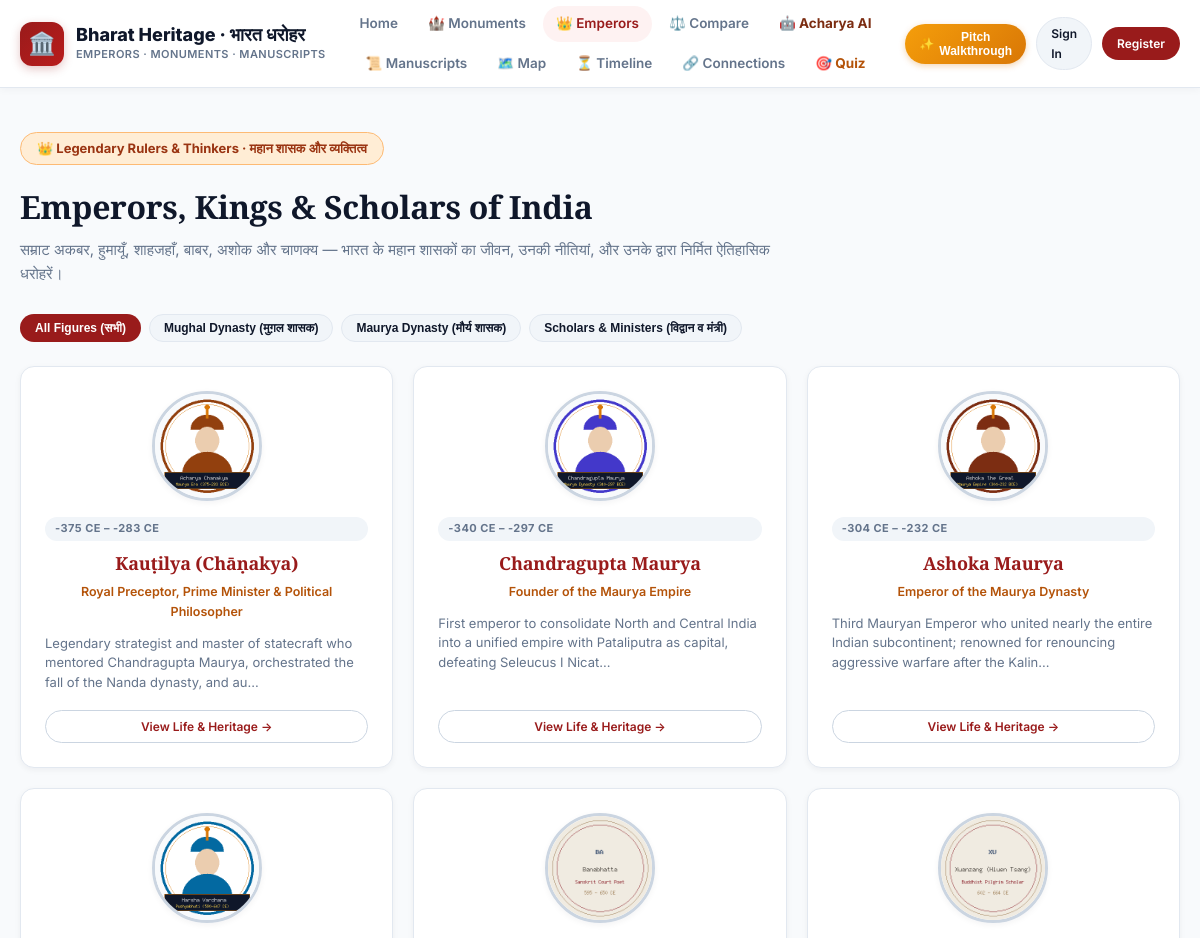
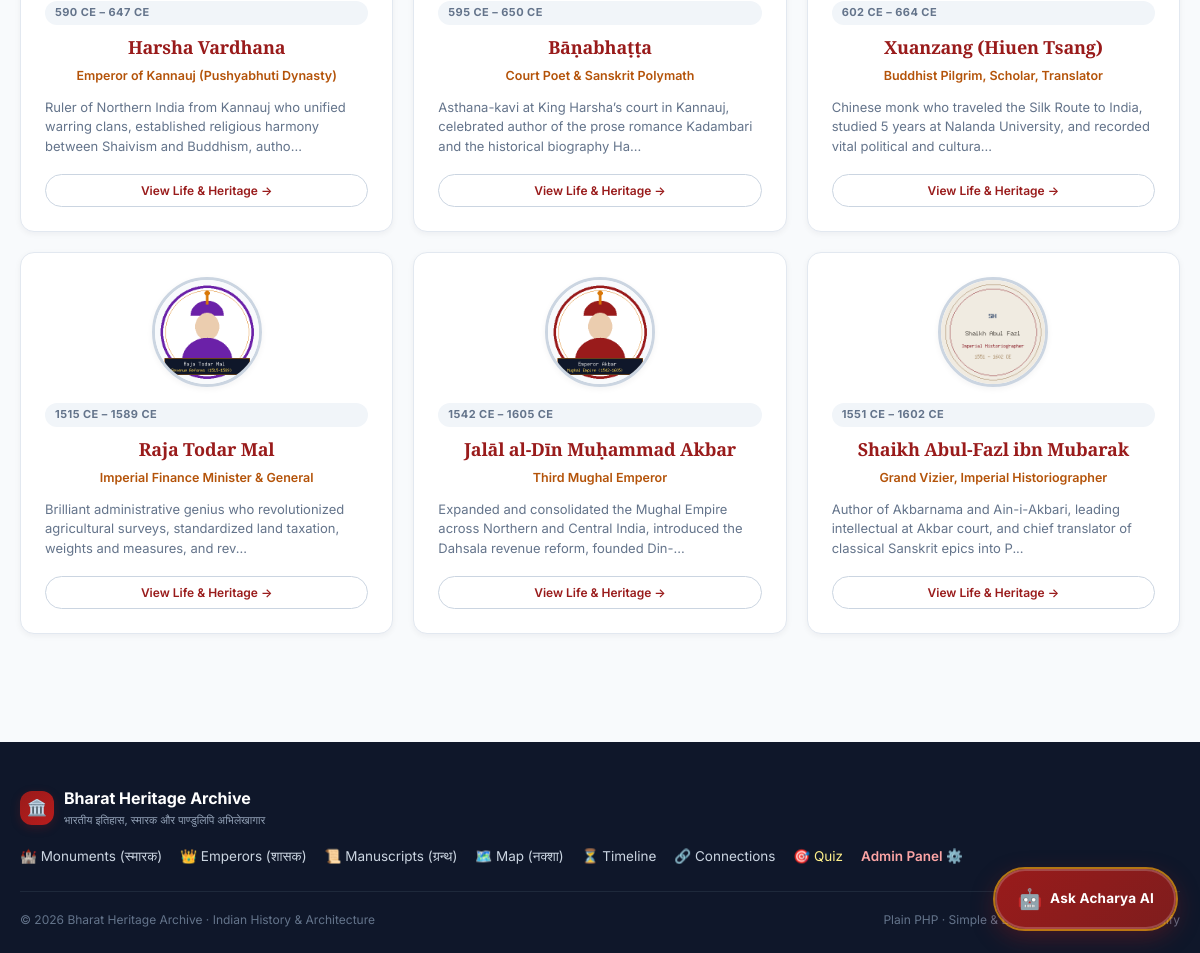
The app's page /persons.php with its own data (2 pictures, top to bottom).
### tables this page shows
CREATE TABLE IF NOT EXISTS `persons` (
  `id` INT UNSIGNED AUTO_INCREMENT PRIMARY KEY,
  `name` VARCHAR(180) NOT NULL,
  `alt_names` TEXT NULL,  
  `birth_year` INT NULL,
  `death_year` INT NULL,
  `role` VARCHAR(150) NOT NULL,  
  `bio` TEXT NULL,
  `portrait_url` VARCHAR(255) NULL,
  `created_at` DATETIME NOT NULL DEFAULT CURRENT_TIMESTAMP,
  INDEX `idx_person_name` (`name`)
);

### public/persons.php (the view, shortened to what this page needs)
<?php
$db = getDB();
$stmt = $db->query("SELECT * FROM persons ORDER BY birth_year ASC");
$persons = $stmt->fetchAll();
require_once __DIR__ . '/header.php';
?>
<div style="margin-bottom: 28px;">
    <div style="display: flex; justify-content: space-between; align-items: flex-start; flex-wrap: wrap; gap: 16px;">
        <div>
            <div class="hero-pill">
                👑 Legendary Rulers & Thinkers · महान शासक और व्यक्तित्व
            </div>
            <h1 style="font-size: 32px; color: var(--text-main); margin-bottom: 6px;">Emperors, Kings & Scholars of India</h1>
            <p style="color: var(--text-muted); font-size: 15px; max-width: 760px;">
                सम्राट अकबर, हुमायूँ, शाहजहाँ, बाबर, अशोक और चाणक्य — भारत के महान शासकों का जीवन, उनकी नीतियां, और उनके द्वारा निर्मित ऐतिहासिक धरोहरें।
            </p>
        </div>
    </div>
</div>
<div style="display: flex; gap: 8px; flex-wrap: wrap; margin-bottom: 24px;">
    <button class="btn btn-primary btn-sm filter-figure-btn active" onclick="filterFigures('all', this)">All Figures (सभी)</button>
    <button class="btn btn-secondary btn-sm filter-figure-btn" onclick="filterFigures('mughal', this)">Mughal Dynasty (मुग़ल शासक)</button>
    <button class="btn btn-secondary btn-sm filter-figure-btn" onclick="filterFigures('maurya', this)">Maurya Dynasty (मौर्य शासक)</button>
    <button class="btn btn-secondary btn-sm filter-figure-btn" onclick="filterFigures('classical', this)">Scholars & Ministers (विद्वान व मंत्री)</button>
</div>
<div class="clean-grid" style="grid-template-columns: repeat(auto-fill, minmax(280px, 1fr)); gap: 20px;">
    <?php foreach ($persons as $p): ?>
        <?php
            $dynastyTag = 'classical';
            if (stripos($p['role'], 'Mughal') !== false || in_array($p['id'], [6, 7, 8, 10, 11, 12, 13])) {
                $dynastyTag = 'mughal';
            } elseif (stripos($p['role'], 'Maurya') !== false || in_array($p['id'], [1, 2, 3])) {
                $dynastyTag = 'maurya';
            }
        ?>
        <div class="figure-card clean-manuscript-card" data-dynasty="<?= $dynastyTag ?>" style="padding: 24px; text-align: center; border-radius: var(--radius-md);">
            <div style="position: relative; width: 110px; height: 110px; margin: 0 auto 16px auto;">
                <img src="<?= htmlspecialchars($p['portrait_url'] ?: '/assets/img/persons/ashoka.png') ?>" alt="<?= htmlspecialchars($p['name']) ?>" style="width: 110px; height: 110px; border-radius: 50%; object-fit: cover; border: 3px solid #cbd5e1; box-shadow: var(--shadow-sm);">
            </div>
            <span class="badge" style="background: var(--bg-surface-alt); color: var(--text-muted); margin-bottom: 8px;">
                <?= $p['birth_year'] ? $p['birth_year'] . ' CE' : '' ?> – <?= $p['death_year'] ? $p['death_year'] . ' CE' : '' ?>
            </span>
            <h3 style="font-size: 18px; margin-bottom: 4px;">
                <a href="/person.php?id=<?= $p['id'] ?>"><?= htmlspecialchars($p['name']) ?></a>
            </h3>
            <div style="font-size: 12.5px; font-weight: 600; color: var(--accent-gold); margin-bottom: 12px;">
                <?= htmlspecialchars($p['role']) ?>
            </div>
            <p style="font-size: 13px; color: var(--text-muted); line-height: 1.5; margin-bottom: 18px; text-align: left; flex: 1;">
                <?= htmlspecialchars(substr($p['bio'] ?? '', 0, 130)) ?>...
            </p>
            <a href="/person.php?id=<?= $p['id'] ?>" class="btn btn-outline btn-sm" style="width: 100%;">
                View Life & Heritage →
            </a>
        </div>
    <?php endforeach; ?>
</div>
<?php require_once __DIR__ . '/footer.php'; ?>

### public/header.php (shortened to what this page needs)
<?php
$currentUser = $_SESSION['user'] ?? null;
$currentUri = parse_url($_SERVER['REQUEST_URI'] ?? '/', PHP_URL_PATH);
?>
<!DOCTYPE html>
<html lang="en">
<head>
    <link rel="stylesheet" href="https://unpkg.com/leaflet@1.9.4/dist/leaflet.css" />
    <link rel="stylesheet" href="https://unpkg.com/vis-timeline@7.7.3/styles/vis-timeline-graph2d.min.css">
    <link rel="stylesheet" href="/assets/css/style.css?v=<?= time() ?>">
</head>
<body>
    <header class="site-header">
        <div class="container">
            <div class="header-inner">
                <a href="/index.php" class="brand-area">
                    <div class="brand-emblem">🏛️</div>
                    <div class="brand-text">
                        <span class="brand-name">Bharat Heritage · भारत धरोहर</span>
                        <span class="brand-tagline">Emperors · Monuments · Manuscripts</span>
                    </div>
                </a>
                <nav class="main-nav">
                    <a href="/index.php" class="nav-link <?= in_array($currentUri, ['/', '/index.php', '']) ? 'active' : '' ?>">Home</a>
                    <a href="/monuments.php" class="nav-link <?= str_contains($currentUri, 'monument') ? 'active' : '' ?>">🏰 Monuments</a>
                    <a href="/persons.php" class="nav-link <?= str_contains($currentUri, 'person') ? 'active' : '' ?>">👑 Emperors</a>
                    <a href="/compare.php" class="nav-link <?= str_contains($currentUri, 'compare') ? 'active' : '' ?>">⚖️ Compare</a>
                    <a href="/assistant.php" class="nav-link <?= str_contains($currentUri, 'assistant') ? 'active' : '' ?>" style="color: #7c2d12; font-weight: 700;">🤖 Acharya AI</a>
                    <a href="/search.php" class="nav-link <?= str_contains($currentUri, 'search') || str_contains($currentUri, 'manuscript') ? 'active' : '' ?>">📜 Manuscripts</a>
                    <a href="/map.php" class="nav-link <?= str_contains($currentUri, 'map') ? 'active' : '' ?>">🗺️ Map</a>
                    <a href="/timeline.php" class="nav-link <?= str_contains($currentUri, 'timeline') ? 'active' : '' ?>">⏳ Timeline</a>
                    <a href="/graph.php" class="nav-link <?= str_contains($currentUri, 'graph') ? 'active' : '' ?>">🔗 Connections</a>
                    <a href="/quiz.php" class="nav-link <?= str_contains($currentUri, 'quiz') ? 'active' : '' ?>" style="color: var(--accent-gold); font-weight: 700;">🎯 Quiz</a>
                </nav>
                <div class="header-actions">
                    <button onclick="openPitchModal()" class="btn btn-sm" style="background: linear-gradient(135deg, #f59e0b, #d97706); color: #fff; border: none; font-weight: 700; box-shadow: 0 2px 6px rgba(217,119,6,0.3); display: flex; align-items: center; gap: 5px;">
                        <span>✨</span> Pitch Walkthrough
                    </button>
                    <?php if ($currentUser): ?>
                        <?php if (in_array($currentUser['role'] ?? '', ['researcher', 'admin'])): ?>
                            <a href="/admin.php" class="btn btn-primary btn-sm" style="background: #0f172a; border-color: #0f172a;">
                                ⚙️ Admin Panel
                            </a>
                        <?php endif; ?>
                        <span class="badge badge-verified" style="font-size: 11px; padding: 5px 12px;">
                            <?= htmlspecialchars(substr($currentUser['name'] ?? 'User', 0, 14)) ?>
                        </span>
                        <a href="/logout.php" class="btn btn-outline btn-sm">Sign Out</a>
                    <?php else: ?>
                        <a href="/login.php" class="btn btn-secondary btn-sm">Sign In</a>
                        <a href="/register.php" class="btn btn-primary btn-sm">Register</a>
                    <?php endif; ?>
                </div>
            </div>
        </div>
    </header>
    <main class="site-content">
        <div class="container">

### public/footer.php (shortened to what this page needs)
        </div>
    </main>
    <footer class="site-footer">
        <div class="container">
            <div style="display: flex; justify-content: space-between; align-items: center; flex-wrap: wrap; gap: 16px; margin-bottom: 24px;">
                <div style="display: flex; align-items: center; gap: 10px;">
                    <div class="brand-emblem" style="width: 34px; height: 34px; font-size: 16px;">🏛️</div>
                    <div>
                        <span style="color: #ffffff; font-weight: 700; font-size: 16px;">Bharat Heritage Archive</span>
                        <div style="font-size: 11px; color: #94a3b8;">भारतीय इतिहास, स्मारक और पाण्डुलिपि अभिलेखागार</div>
                    </div>
                </div>
                <div style="display: flex; gap: 18px; font-size: 13.5px; flex-wrap: wrap;">
                    <a href="/monuments.php" style="color: #cbd5e1;">🏰 Monuments (स्मारक)</a>
                    <a href="/persons.php" style="color: #cbd5e1;">👑 Emperors (शासक)</a>
                    <a href="/search.php" style="color: #cbd5e1;">📜 Manuscripts (ग्रन्थ)</a>
                    <a href="/map.php" style="color: #cbd5e1;">🗺️ Map (नक्शा)</a>
                    <a href="/timeline.php" style="color: #cbd5e1;">⏳ Timeline</a>
                    <a href="/graph.php" style="color: #cbd5e1;">🔗 Connections</a>
                    <a href="/quiz.php" style="color: #fef08a;">🎯 Quiz</a>
                    <a href="/admin.php" style="color: #fca5a5; font-weight: 600;">Admin Panel ⚙️</a>
                </div>
            </div>
            <div class="footer-bottom">
                <div>© <?= date('Y') ?> Bharat Heritage Archive · Indian History & Architecture</div>
                <div>Plain PHP · Simple & Easy to Understand and Modify</div>
            </div>
        </div>
    </footer>
    <?php if (!str_contains($currentUri ?? '', 'assistant')): ?>
    <a href="/assistant.php" class="floating-ai-btn" title="Ask Acharya AI (ऐतिहासिक AI सहायक)">
        <span class="ai-pulse-ring"></span>
        <span style="font-size: 20px;">🤖</span>
        <span style="font-size: 13.5px; font-weight: 700; letter-spacing: 0.2px;">Ask Acharya AI</span>
    </a>
    <?php endif; ?>
</body>
</html>

### public/footer.php (style rules this page uses)
.floating-ai-btn { position: fixed; bottom: 24px; right: 24px; z-index: 999; background: linear-gradient(135deg, #991b1b, #7f1d1d); color: #ffffff !important; padding: 12px 20px; border-radius: var(--radius-full); box-shadow: 0 8px 24px rgba(153, 27, 27, 0.4); display: flex; align-items: center; gap: 8px; text-decoration: none; transition: all 0.3s cubic-bezier(0.4, 0, 0.2, 1); border: 2px solid rgba(255, 255, 255, 0.2); }
.ai-pulse-ring { position: absolute; top: -4px; left: -4px; right: -4px; bottom: -4px; border-radius: var(--radius-full); border: 2px solid #f59e0b; animation: pulseRing 2s cubic-bezier(0.45, 0, 0.55, 1) infinite; opacity: 0.7; }

### records on screen
persons: portrait_url (picture), birth_year "-375", death_year "-283", name "Kauṭilya (Chāṇakya)", role "Royal Preceptor, Prime Minister & Political Philosopher", bio "Legendary strategist and master of statecraft who mentored Chandragupta Maurya, orchestrated the fall of the Nanda dynasty, and au"
persons: portrait_url (picture), birth_year "-340", death_year "-297", name "Chandragupta Maurya", role "Founder of the Maurya Empire", bio "First emperor to consolidate North and Central India into a unified empire with Pataliputra as capital, defeating Seleucus I Nicat"
persons: portrait_url (picture), birth_year "-304", death_year "-232", name "Ashoka Maurya", role "Emperor of the Maurya Dynasty", bio "Third Mauryan Emperor who united nearly the entire Indian subcontinent; renowned for renouncing aggressive warfare after the Kalin", $p['id'] 1 (drawn)
persons: portrait_url (picture), birth_year "590", death_year "647", name "Harsha Vardhana", role "Emperor of Kannauj (Pushyabhuti Dynasty)", bio "Ruler of Northern India from Kannauj who unified warring clans, established religious harmony between Shaivism and Buddhism, autho"
persons: portrait_url (picture), birth_year "595", death_year "650", name "Bāṇabhaṭṭa", role "Court Poet & Sanskrit Polymath", bio "Asthana-kavi at King Harsha’s court in Kannauj, celebrated author of the prose romance Kadambari and the historical biography Ha"
persons: portrait_url (picture), birth_year "602", death_year "664", name "Xuanzang (Hiuen Tsang)", role "Buddhist Pilgrim, Scholar, Translator", bio "Chinese monk who traveled the Silk Route to India, studied 5 years at Nalanda University, and recorded vital political and cultura"
persons: portrait_url (picture), birth_year "1515", death_year "1589", name "Raja Todar Mal", role "Imperial Finance Minister & General", bio "Brilliant administrative genius who revolutionized agricultural surveys, standardized land taxation, weights and measures, and rev"
persons: portrait_url (picture), birth_year "1542", death_year "1605", name "Jalāl al-Dīn Muḥammad Akbar", role "Third Mughal Emperor", bio "Expanded and consolidated the Mughal Empire across Northern and Central India, introduced the Dahsala revenue reform, founded Din-"
persons: portrait_url (picture), birth_year "1551", death_year "1602", name "Shaikh Abul-Fazl ibn Mubarak", role "Grand Vizier, Imperial Historiographer", bio "Author of Akbarnama and Ain-i-Akbari, leading intellectual at Akbar court, and chief translator of classical Sanskrit epics into P"
